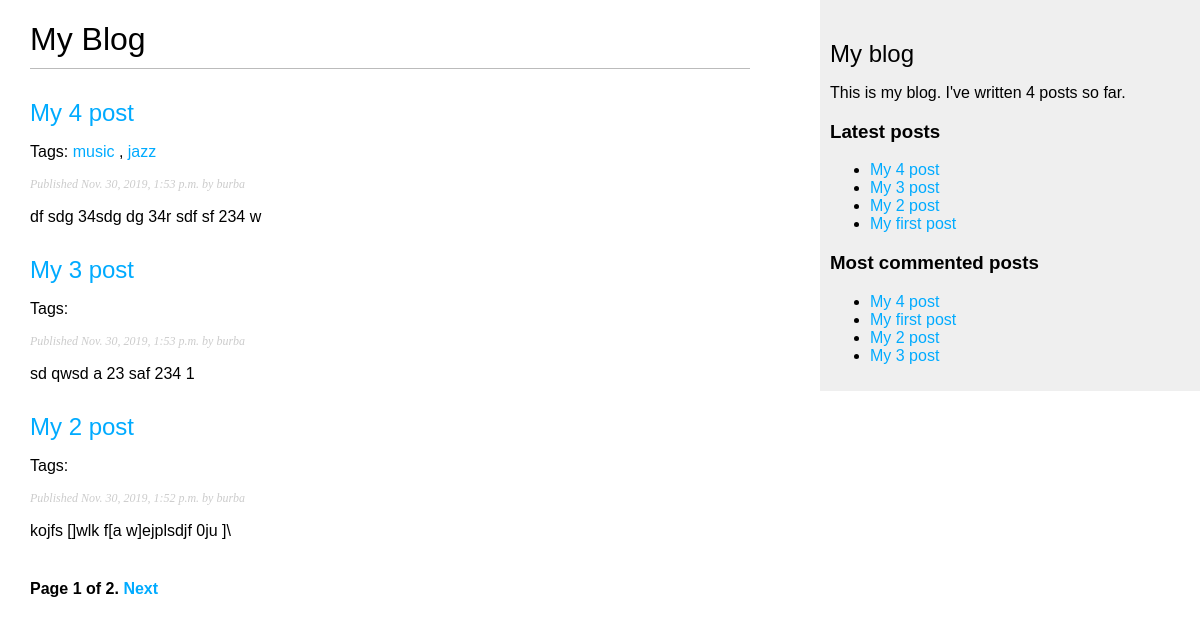
The page /blog/ on the database as committed earlier.
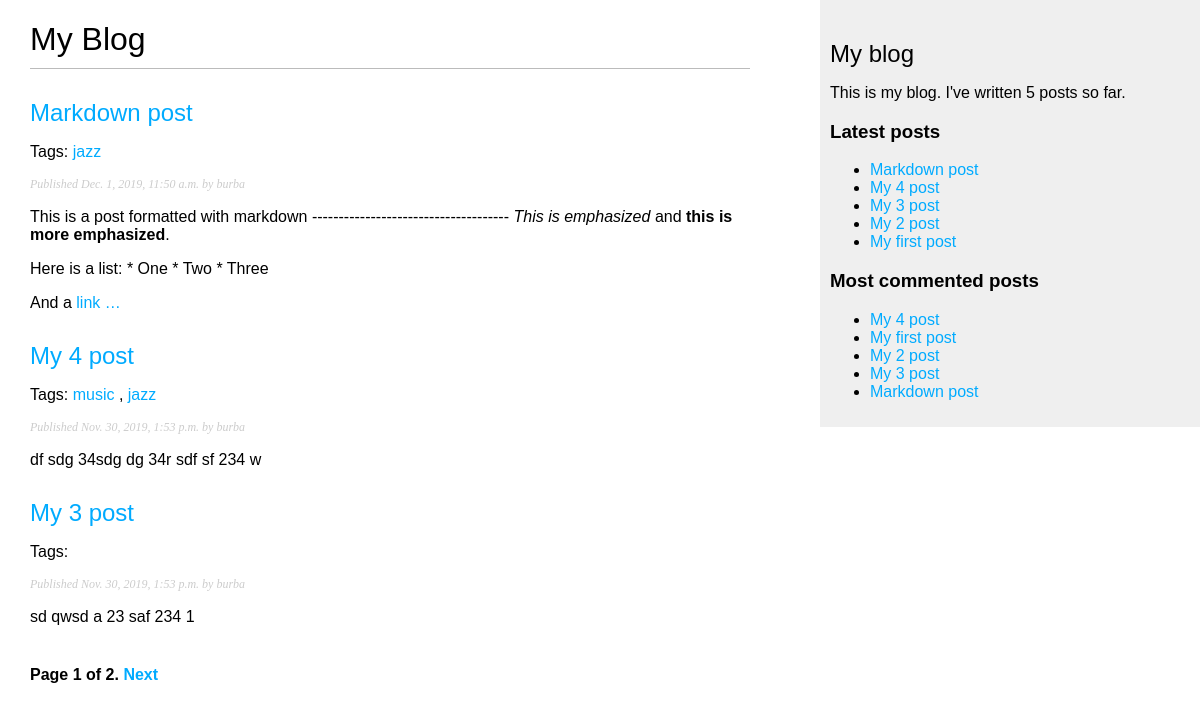
The same page on the database as committed later.
### blog/models.py (models this page shows, shortened)
class Post(models.Model):
    STATUS_CHOICES = (
        ('draft', 'Draft'),
        ('published', 'Published'),
    )
    title = models.CharField(max_length = 250)
    slug = models.SlugField(max_length = 250, unique_for_date = 'publish')
    author = models.ForeignKey(User, on_delete = models.CASCADE, related_name = 'blog_posts')
    body = models.TextField()
    publish = models.DateTimeField(default = timezone.now)
    created = models.DateTimeField(auto_now_add = True)
    updated = models.DateTimeField(auto_now = True)
    status = models.CharField(max_length = 10, choices = STATUS_CHOICES, default = 'draft')
    objects = models.Manager()
    published = PublishedManager()
    tags = TaggableManager()
    class Meta:
        ordering = ('-publish',)
    def get_absolute_url(self):
        return reverse('blog:post_detail', args=[self.publish.year,
            self.publish.month, self.publish.day, self.slug])

### blog/views.py (the view)
# urls.py: path('', views.post_list, name = 'post_list'),
def post_list(request, tag_slug = None):
	object_list = Post.published.all()
	tag = None
	if tag_slug:
		tag = get_object_or_404(Tag, slug = tag_slug)
		object_list = object_list.filter(tags__in = [tag])
	paginator = Paginator(object_list, 3)
	page = request.GET.get('page')
	try:
		posts = paginator.page(page)
	except PageNotAnInteger:
		posts = paginator.page(1)
	except EmptyPage:
		posts = paginator.page(paginator.num_pages)
	return render (request, 'blog/post/list.html', {'posts':posts, 'tag':tag})

### blog/models.py (called while the page is built)
    def get_queryset(self):
        return super().get_queryset().filter(status = 'published')

### blog/templatetags/blog_tags.py (called while the page is built)
@register.simple_tag
def total_posts():
    return Post.published.count()

@register.simple_tag
def get_most_commented_posts(count=5):
    return Post.published.annotate(total_comments=Count('comments')).order_by('-total_comments')[:count]

@register.inclusion_tag('blog/post/latest_posts.html')
def show_latest_posts(count = 5):
    latest_posts = Post.published.order_by('-publish')[:count]
    return {'latest_posts':latest_posts}

@register.filter(name='markdown')
def markdown_format(text):
    return mark_safe(markdown.markdown(text))

### blog/templates/blog/post/list.html (shortened to what this page needs)
{% extends "blog/base.html" %}
{% load blog_tags %}
{% block content %}
  <h1>My Blog</h1>
  {% for post in posts %}
  <h2>
    <a href="{{ post.get_absolute_url }}">{{ post.title }}</a>
  </h2>
    <p class="tags">
      Tags:
        {% for tag in post.tags.all %}
          <a href="{% url "blog:post_list_by_tag" tag.slug %}">{{ tag.name }}</a>
          {% if not forloop.last %}, {% endif %}
        {% endfor %}
    </p>
  <p class="date">Published {{ post.publish }} by {{ post.author }}</p>
  {{ post.body|markdown|truncatewords_html:30 }}
  {% endfor %}
  {% include "blog/pagination.html" with page=posts %}
{% endblock %}

### blog/templates/blog/base.html (shortened to what this page needs)
{% load blog_tags %}
{% load static %}
<!DOCTYPE html>
<html>
  <head>
      <link href="{% static "css/blog.css" %}" rel="stylesheet">
  </head>
   <body>
    <div id="content">
      {% block content %}{% endblock %}
    </div>
    <div id="sidebar">
      <h2>My blog</h2>
      <p>This is my blog. I've written {% total_posts %} posts so far. </p>
      <h3>Latest posts</h3>
      {% show_latest_posts %}
      <h3>Most commented posts</h3>
      {% get_most_commented_posts as most_commented_posts %}
      <ul>
        {% for post in most_commented_posts %}
          <li><a href="{{ post.get_absolute_url }}">{{ post.title }}</a></li>
        {% endfor %}
      </ul>
    </div>
  </body>
</html>

### blog/templates/blog/pagination.html (shortened to what this page needs)
<div class="pagination">
  <span class="step-links">
    <span class="current">Page {{ page.number }} of {{ page.paginator.num_pages }}.</span>
    {% if page.has_next %}
      <a href="?page={{ page.next_page_number }}">Next</a>
    {% endif %}
  </span>
</div>

### blog/templates/blog/post/latest_posts.html
<ul>
  {% for post in latest_posts %}
    <li><a href="{{ post.get_absolute_url }}">{{ post.title }}</a></li>
  {% endfor %}
</ul>

### blog/static/css/blog.css (style rules this page uses)
body { margin:0; padding:0; font-family:helvetica, sans-serif; }
a { color:#00abff; text-decoration:none; }
h1 { font-weight:normal; border-bottom:1px solid #bbb; padding:0 0 10px 0; }
h2 { font-weight:normal; margin:30px 0 0; }
#content { float:left; width:60%; padding:0 0 0 30px; }
#sidebar { float:right; width:30%; padding:10px; background:#efefef; height:100%; }
p.date { color:#ccc; font-family: georgia, serif; font-size: 12px; font-style: italic; }
.pagination { margin:40px 0; font-weight:bold; }

Rows that differ between the two databases and show on the page:
no longer on one of the page's lists (row unchanged): Post: title "My 2 post", publish "Nov. 30, 2019, 1:52 p.m.", author "burba", body "kojfs []wlk f[a w]ejplsdjf 0ju ]\\"
added Post: title "Markdown post", publish "Dec. 1, 2019, 11:50 a.m.", author "burba", body "This is a post formatted with markdown ------------------------------------- This is emphasized and this is more emphasized . Here is a list: * One * Two * Three And a link …", Tag (name "jazz")
Other text that changed with them:
text no longer shown: "4"
text now shown: "5"
